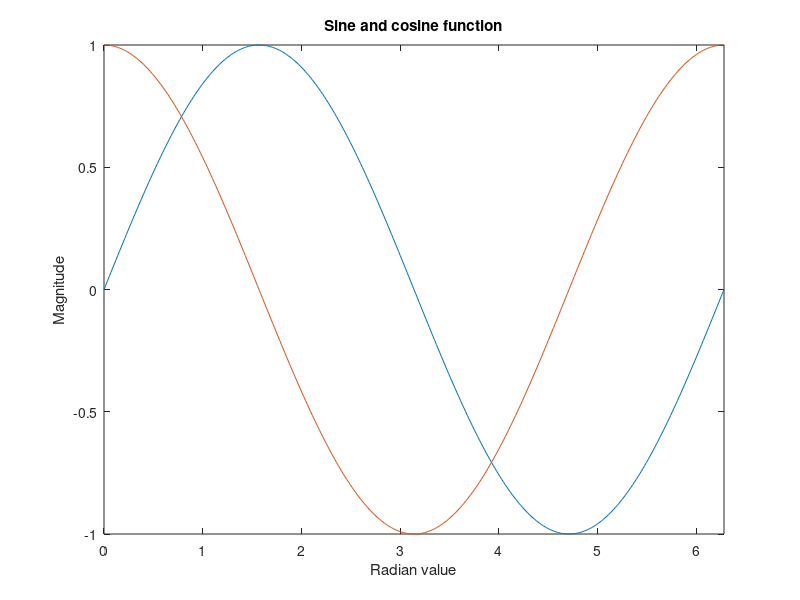

Write the MATLAB code that produced this figure. (Note: this script raises an error after producing the figure.)
% SKU CoE ITE - ParkSooYoung
% Grade 3 , Semester 1 , Chapter 1-3-1 , Number 5

x = 0:pi/180:2*pi;
y = sin(x);
z = cos(x);
plot(x,y,x,z);
axis([0 2*pi -1 1]);
xlabel('Radian value');
ylabel('Magnitude');
title('Sine and cosine function');
gtext('sin(x)');
text(1.5,-0.6,'cos(x)');
